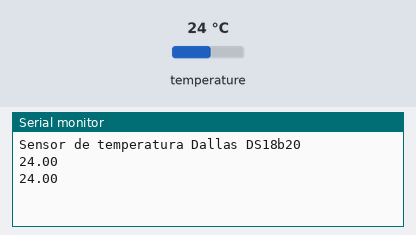
Bench run of a sketch on a simulated Arduino Uno, built with avr-gcc and run on an emulated ATmega328P. Parts: the last lines printed to the serial monitor. Inputs (shaded band) come from the test bench; at power-on: temperature 24 °C.

Above: at 3.3 s.
3.4 s: temperature set to 12 °C
At 5.5 s:
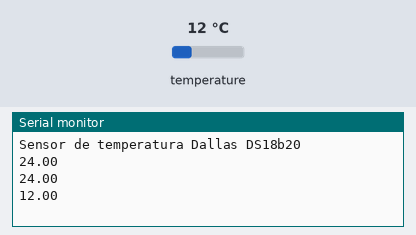
5.9 s: temperature set to 19 °C
At 7.0 s:
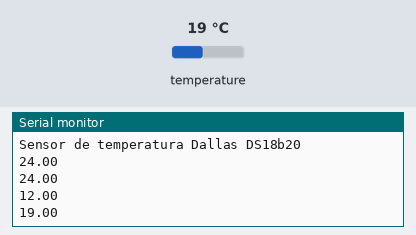
Timing chart, 0 to 8.9 s (numbered marks = the images above; inputs shaded):
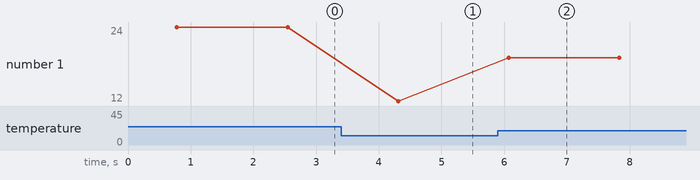

The sketch:

temperatura_provadagua.ino
```cpp
#include <OneWire.h>
#include <DallasTemperature.h>

#define pinSensorTemperaturaSolo 3

OneWire oneWire(pinSensorTemperaturaSolo);
DallasTemperature sensor(&oneWire);

void setup() {
  Serial.begin(9600);
  Serial.println("Sensor de temperatura Dallas DS18b20");

  sensor.begin();


}

void loop() {
  sensor.requestTemperatures();
  float leitura=sensor.getTempCByIndex(0);
  Serial.println(leitura);
  delay(1000);
}
```

Measured:
- after the input at 3.4 s, the serial monitor: prints a new line after 0.91 s (image 1)
- after the input at 5.9 s, the serial monitor: prints a new line after 0.17 s (image 2)
- plotted number 1: 24 → 12 after the input at 3.4 s, 12 → 19 after the input at 5.9 s
